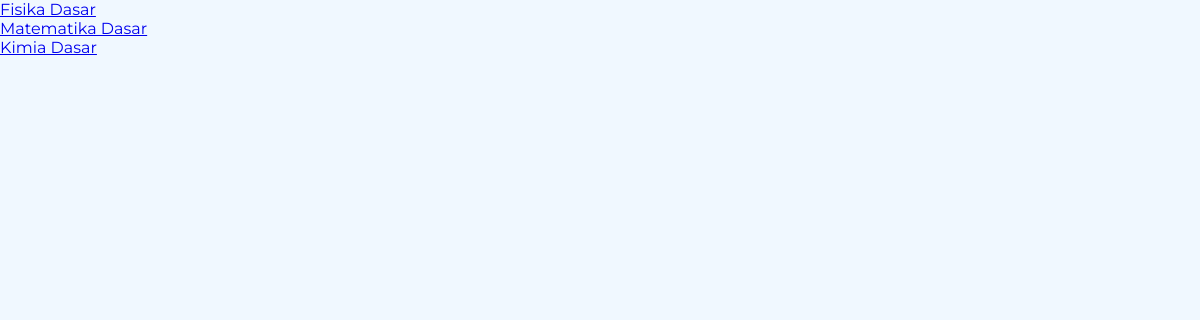
Page /admin/index.php on the earlier database version.
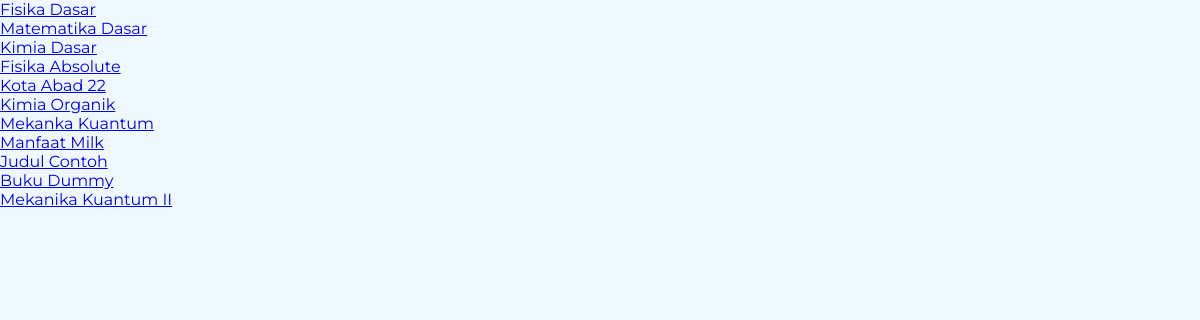
Same page on the later database version.
### tables this page shows
CREATE TABLE `buku` (
  `id_buku` int(15) NOT NULL,
  `judul` varchar(225) NOT NULL,
  `kategori` varchar(225) NOT NULL,
  `penulis` varchar(225) NOT NULL,
  `naskah` varchar(225) NOT NULL,
  `sinopsis` varchar(225) NOT NULL,
  `isbn` varchar(225) NOT NULL,
  `e_isbn` varchar(225) NOT NULL,
  `royalti` varchar(225) NOT NULL,
  `status` varchar(225) NOT NULL,
  `id_penulis` int(15) NOT NULL,
  `created` datetime NOT NULL DEFAULT current_timestamp(),
  `updated` datetime DEFAULT NULL ON UPDATE current_timestamp()
);

### admin/index.php (the view, shortened to what this page needs)
<?php
require('../conn.php');
$sql = mysqli_query($conn, "SELECT * FROM buku WHERE id_penulis NOT IN ('0')");
?>
<!DOCTYPE html>
<html lang="en">
<head>
    <link rel="stylesheet" href="style.css">
</head>
<body>
        <?php if(isset($_GET['id']) && $_GET['id'] >= 0) { ?>
            <?php
                $id = $_GET['id'];
                $sqlbuku = mysqli_query($conn, "SELECT * FROM buku WHERE id_buku = '$id'");
                $books = mysqli_fetch_array($sqlbuku);
                $idbuku = $books['id_buku'];
                $judul = $books['judul'];
                $status = $books['status'];
                $download = $books['naskah'];
            ?>
            <form action="control.php" method="post">
                <input type="hidden" name="id" id="id" value="<?php echo $idbuku ?>">
                <p><?php echo $judul ?></p>
                <a href="download.php?name=<?php echo $judul ?>&file=<?php echo $download ?>">Download Naskah</a><br><br>
                <select name="selected" id="selected" onchange="this.form.submit()">
                    <option value="db"><?php echo $status ?></option>
                    <option value="Review">Review</option>
                    <option value="Meet">Meet</option>
                    <option value="MoU">MoU</option>
                    <option value="Editing & Layouting">Editing & Layouting</option>
                    <option value="Pendaftaran ISBN">Pendaftaran ISBN</option>
                    <option value="Produksi">Produksi</option>
                    <option value="Publish">Publish</option>
                    <option value="Rejected">Rejected</option>
                </select>
            </form>
        <?php } else { ?>
            <?php while($result = mysqli_fetch_array($sql)) { ?>
                <a href="index.php?id=<?php echo $result['id_buku'] ?>"><?php echo $result['judul'] ?></a>
                <br>
            <?php } ?>
        <?php } ?>
</body>
</html>

Differences in the rows shown:
added buku: judul "Fisika Absolute"
added buku: judul "Kota Abad 22"
added buku: judul "Kimia Organik"
added buku: judul "Mekanka Kuantum"
added buku: judul "Manfaat Milk"
added buku: judul "Judul Contoh"
added buku: judul "Buku Dummy"
added buku: judul "Mekanika Kuantum II"
